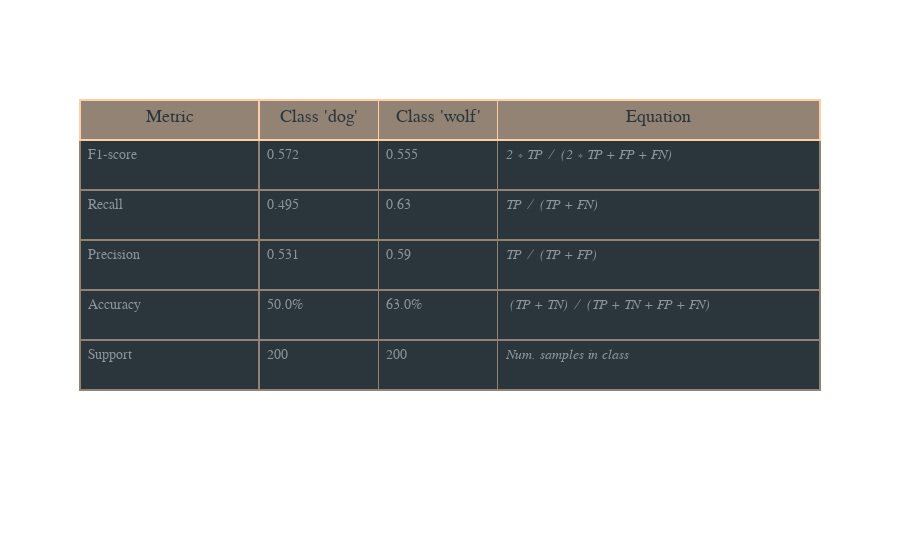
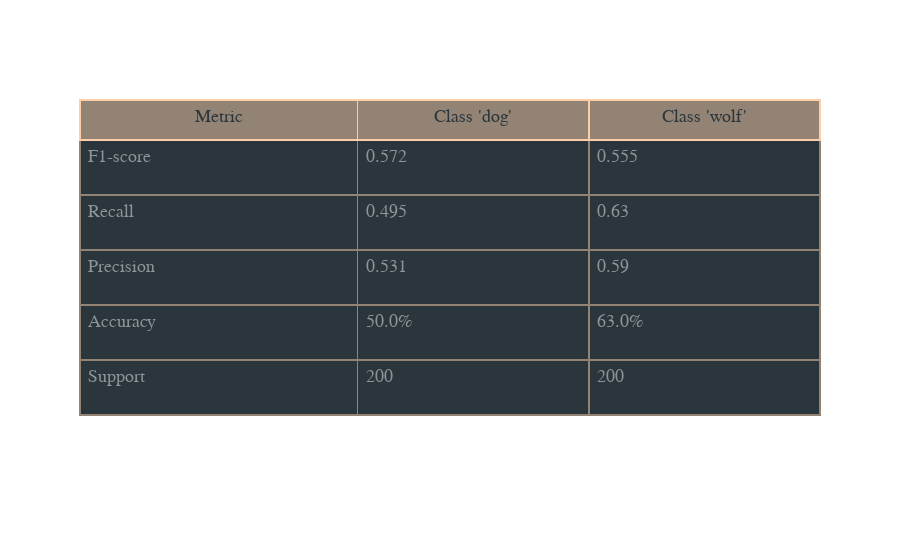

The cell these charts' notebook holds for them, in order:
### Code cell
# Get table with performance metrics - w/o column showing formulas
dog_wolf.get_metrics(equations=True)
dog_wolf.get_metrics(equations=False) # This is also the default

### Figure 1 — Plotly figure (JSON) as saved in the notebook; plotly's stock layout.template omitted (floating-point values rounded to 4 significant figures)
{"data": [{"cells": {"align": "left", "fill": {"color": "#2A363B"}, "font": {"color": "#8B959A", "family": "tahoma", "size": 14}, "height": 50, "line": {"color": "#928374", "width": 1.5}, "values": [["F1-score", "Recall", "Precision", "Accuracy", "Support"], ["0.572", "0.495", "0.531", "50.0%", "200"], ["0.555", "0.63", "0.59", "63.0%", "200"], ["<i>2 &#8727; TP &#8725; (2 &#8727; TP + FP + FN)", "<i>TP &#8725; (TP + FN) <i>", "<i>TP &#8725; (TP + FP) <i>", "<i> (TP + TN) &#8725; (TP + TN + FP + FN)<i>", "<i>Num. samples in class<i>"]]}, "columnwidth": [1.5, 1, 1, 2.7], "header": {"align": "center", "fill": {"color": "#928374"}, "font": {"color": "#2A363B", "family": "tahoma", "size": 18}, "height": 40, "line": {"color": "#fecea8", "width": 1.5}, "values": ["Metric", "Class 'dog'", "Class 'wolf'", "Equation"]}, "type": "table"}], "layout": {}}

### Figure 2 — Plotly figure (JSON) as saved in the notebook; plotly's stock layout.template omitted (floating-point values rounded to 4 significant figures)
{"data": [{"cells": {"align": "left", "fill": {"color": "#2A363B"}, "font": {"color": "#8B959A", "family": "tahoma", "size": 18}, "height": 55, "line": {"color": "#928374", "width": 1.5}, "values": [["F1-score", "Recall", "Precision", "Accuracy", "Support"], ["0.572", "0.495", "0.531", "50.0%", "200"], ["0.555", "0.63", "0.59", "63.0%", "200"]]}, "columnwidth": [3.6, 3, 3], "header": {"align": "center", "fill": {"color": "#928374"}, "font": {"color": "#2A363B", "family": "tahoma", "size": 18}, "height": 40, "line": {"color": "#fecea8", "width": 1.5}, "values": ["Metric", "Class 'dog'", "Class 'wolf'"]}, "type": "table"}], "layout": {}}
